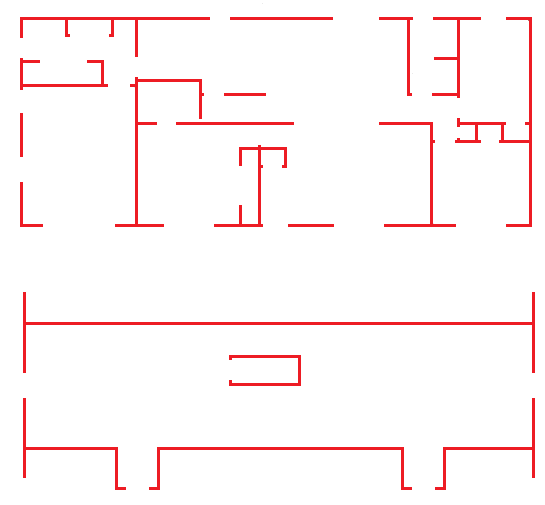
#> input picture FloorPlan/Main/ProcessedImages/House20a.png, 545 x 505 px, found by its file name
$ python Array.py
#> lines starting #> are read from the running program, lines starting #| are printed output that depends on the picture
import matplotlib.pyplot as plt
from PIL import Image
import numpy as np
import os
import subprocess
import sys
from termcolor import colored

print('Getting or installing necessary modules')
#   Inorder for the script to run properly you need all modules below, so make sure they are installed
try:
    import termcolor

    print('module termcolor is installed')
except ModuleNotFoundError:
    subprocess.call([sys.executable, '-m', 'pip', 'install', 'termcolor'])

def StartGettingColumns(new_image):
    print("Start Getting Columns")
    img = Image.open(imgDir)
    img = img.convert("RGB")
    current_line = (0, 0)
    first = False
    found_starting_point = 0
    found_line = False
    w, h = img.width-1, img.height-1
    img.putdata(new_image)

    global count
    global vdivide

    global currentArray
    currentArray = []
    global finishedColumn
    finishedColumn = False

    # Starts at bottom right and goes down to up then moves left
    for x in reversed(range(w)):
        if current_line != (0, 0) and (x > current_line[0] - 2) and found_line:
            found_line = False
        else:
            for y in reversed(range(h)):
                if img.getpixel((x, y)) == (237, 28, 36) and img.getpixel((x - 1, y)) == (237, 28, 36) and img.getpixel((x + 1, y)) == (237, 28, 36) and img.getpixel((x + 1, y - 3)) == (237, 28, 36) and img.getpixel((x - 1, y - 3)) == (237, 28, 36) and found_starting_point == 0:
                    if not first:
                        img.putpixel((x, y - 1), (0, 0, 255))  # Blue
                        first = True
                        found_line = True
                        currentArray.append((x/vdivide,(y-1)/vdivide,0))
                        count +=1
                        #print(currentArray)
                    elif img.getpixel((x - 1, y)) != (0, 0, 255) and img.getpixel((x + 1, y)) != (0, 0, 255):
                        img.putpixel((x, y - 1), (0, 0, 255))  # Blue
                        currentArray.append((x/vdivide,(y-1)/vdivide,0))
                        count += 1
                        #print(currentArray)
                    found_starting_point = 1
                if img.getpixel((x, y)) == (237, 28, 36) and img.getpixel((x - 1, y)) == (237, 28, 36) and img.getpixel((x + 1, y)) == (237, 28, 36) and img.getpixel((x, y - 1)) != (237, 28, 36) and img.getpixel((x, y - 1)) != (0, 0, 255) and img.getpixel((x - 2, y - 1)) != (0, 0, 255) and found_starting_point == 1:
                    img.putpixel((x, y + 1), (0, 255, 0))  # Green
                    found_starting_point = 0
                    currentArray.append((x/vdivide,(y+1)/vdivide,0))
                    count +=1
                    #print(currentArray)
                if y == 3:
                    if found_line:
                        first = False
                        CheckArrayIndex()
                        currentArray.clear()

    finishedColumn = True
    img.convert("RGB").save('C:/Users/zpmas/Building/HouseC.png', "PNG")
    StartGettingRows(img, new_image)

def StartGettingRows(img, new_image):
    print("Start Getting Rows")
    #mg = Image.open('C:/Users/zpmas/Building/House1.PNG')
    currentLine = (0, 0)
    first = False
    foundStartingPoint = 0
    foundLine = False
    w, h = img.width-1, img.height-1
    img.putdata(new_image)

    global count
    global vdivide

    # Starts at bottom right and goes right to left then moves up
    for y in reversed(range(h)):
        if currentLine != (0, 0) and (y > currentLine[1] - 2) and foundLine:
            foundLine = False
        else:
            for x in reversed(range(w)):
                if img.getpixel((x, y)) == (237, 28, 36) and img.getpixel((x, y-1)) == (237, 28, 36) and img.getpixel((x, y+1)) == (237, 28, 36) and img.getpixel((x-3, y +1)) == (237, 28, 36) and img.getpixel((x - 3, y - 1)) == (237, 28, 36) and foundStartingPoint == 0:  # if the pixel is red mark it as found
                    if first == False:
                        img.putpixel((x-1, y), (0, 0, 255))  # blue
                        first = True
                        foundLine = True
                        currentArray.append(((x-1)/vdivide,y/vdivide,0))
                        count +=1
                    elif img.getpixel((x-1, y)) != (0, 0, 255) and img.getpixel((x+1, y)) != (0, 0, 255):
                        img.putpixel((x-1, y), (0, 0, 255))  # blue
                        currentArray.append(((x-1)/vdivide,y/vdivide,0))
                        count +=1
                    foundStartingPoint = 1
                if img.getpixel((x, y)) == (237, 28, 36) and img.getpixel((x, y-1)) == (237, 28, 36) and img.getpixel((x, y+1)) == (237, 28, 36) and img.getpixel((x-1, y)) != (237, 28, 36) and img.getpixel((x-1, y)) != (0, 0, 255) and img.getpixel((x - 1, y - 2)) != (0, 0, 255) and foundStartingPoint == 1:
                    img.putpixel((x+1, y), (0, 255, 0))  # green
                    foundStartingPoint = 0
                    currentArray.append(((x+1)/vdivide,y/vdivide,0))
                    count +=1
                if x == 3:
                    if foundLine:
                        first = False
                        currentLine = (x, y)
                        CheckArrayIndex()
                        currentArray.clear()
    img.save('C:/Users/zpmas/Building/HouseR.png', "PNG")
    #plt.imshow(img)
    #plt.show()
    set_red_to_transparent()

def CombineImages():
    print("Combine Images")
    overlay_image_path = Image.open('C:/Users/zpmas/Building/HouseR.png')
    Main_image_path = Image.open('C:/Users/zpmas/Building/HouseC.png')
    combined = Image.alpha_composite(overlay_image_path.convert('RGBA'),Main_image_path.convert('RGBA'))
    combined.convert("RGBA").save('C:/Users/zpmas/Building/HouseFinal.png', "PNG")
    os.remove('C:/Users/zpmas/Building/HouseR.png') # Row output image
    os.remove('C:/Users/zpmas/Building/HouseC.png') # Column ouput image
    print("FINISHED")

def set_red_to_transparent():
    print("Set red to Transparent")

    #Set Row values Transparency
    print("Setting Row Image Transparent")
    img = Image.open('C:/Users/zpmas/Building/HouseR.png')
    rgba = img.convert("RGBA")
    datas = rgba.getdata()

    newData = []
    for item in datas:
        # Check if the pixel is close to red
        if item[0] in list(range(238, 256)) or item[1] not in list(range(0, 30)) or item[2] not in list(range(30,50)): # only leave red
            # Store a transparent value when we find a red-like color
            newData.append(item)  # Other colors remain unchanged
        else:
            newData.append((255, 255, 255, 0))


    rgba.putdata(newData)
    rgba.save("C:/Users/zpmas/Building/HouseR.png", "PNG")

    #Set Column values Transparency
    print("Setting Column Image Transparent")
    img2 = Image.open('C:/Users/zpmas/Building/HouseC.png')
    rgba = img2.convert("RGBA")
    datas = rgba.getdata()
    newData = []
    for item in datas:
        # Check if the pixel is close to red
        if item[0] in list(range(238, 256)) or item[1] not in list(range(0, 30)) or item[2] not in list(range(30,50)): # remove only red
            # Store a transparent value when we find a red-like color
            newData.append(item)  # Other colors remain unchanged
        else:
            newData.append((255, 255, 255, 0))

    rgba.putdata(newData)
    rgba.save("C:/Users/zpmas/Building/HouseC.png", "PNG")
    CombineImages()


def StartImageProcess():
    if(ResetPointFiles()):
        img = Image.open(imgDir)
#> img is the input picture: PIL image 545x505 RGBA; mean R, G, B, A 254.2, 245.2, 245.5, 255
        img = img.convert("RGBA")
        d = img.getdata()
        new_image = []
        for item in d:
            if item[0] in list(range(238, 256)) or item[1] not in list(range(0, 30)) or item[2] not in list(range(30,50)): # only leave red
                new_image.append((255, 255, 255, 0))
            else:
                new_image.append(item)
#> after the loop, new_image = 275225 items
        #plt.imshow(img)
        #plt.show()

        StartGettingColumns(new_image)
#> after the loop in StartGettingColumns, `for x in reversed(range(w)):`: count = 66; currentArray = []; found_line = True; found_starting_point = 0
#> after the loop in StartGettingRows, `for y in reversed(range(h)):`: count = 154; foundLine = False; foundStartingPoint = 0
#> after the loop in set_red_to_transparent, `for item in datas:`: newData = 275225 items
#> in set_red_to_transparent, `rgba.putdata(newData)`:
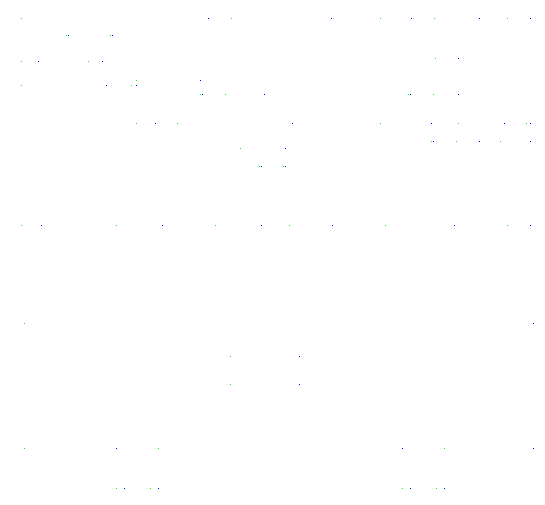
#> rgba: PIL image 545x505 RGBA; mean R, G, B, A 254.9, 255, 255, 244.1; transparent parts drawn white

def CheckArrayIndex():
    if len(currentArray) != 0:
        if(not finishedColumn):
            colunmnFile =  open("C:/Users/zpmas/Building/ColumnValues.txt", "a+")
            colunmnFile.write(str(currentArray).strip("[]") + "\n")
        else:
            rowFile =  open("C:/Users/zpmas/Building/RowValues.txt", "a+")
            rowFile.write(str(currentArray).strip("[]")+ "\n")


def ResetPointFiles():
    print("Deleting Old Point Files")
    if os.path.exists("C:/Users/zpmas/Building/ColumnValues.txt"):
        with open("C:/Users/zpmas/Building/ColumnValues.txt") as f:
            f.close()
        os.remove("C:/Users/zpmas/Building/ColumnValues.txt")
    if os.path.exists("C:/Users/zpmas/Building/RowValues.txt"):
        with open("C:/Users/zpmas/Building/RowValues.txt") as f:
            f.close()
        os.remove("C:/Users/zpmas/Building/RowValues.txt")
    if os.path.exists(imgDir):
        return True
    else:
        print(colored(f"File Does not exist:{imgDir}",'red'))
        return False


count = 0
vdivide = 10
imgDir = 'C:/Users/zpmas/Building/House20a.png'
StartImageProcess()

# \((.*?)\) capture everthing inside "()"

$ run again, with FloorPlan/Testing/Images/House1.PNG copied over FloorPlan/Main/ProcessedImages/House20a.png
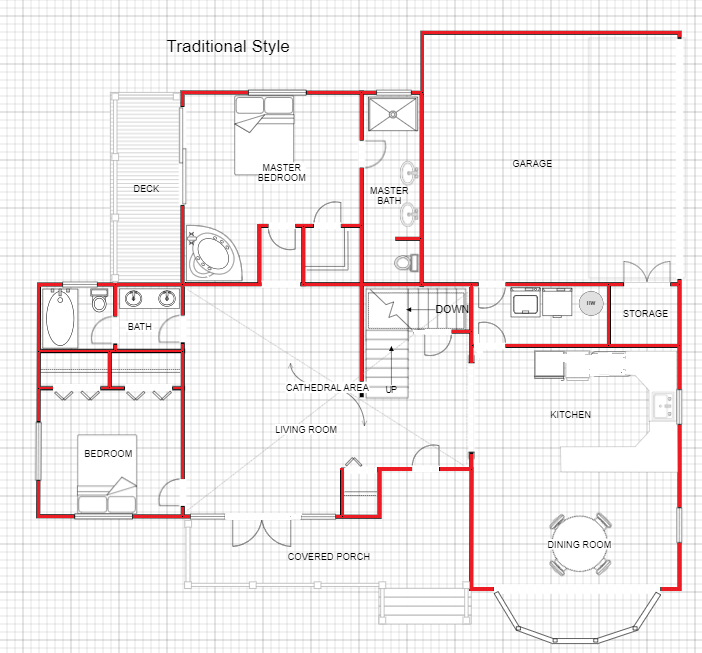
#> input picture FloorPlan/Testing/Images/House1.PNG, 702 x 653 px, found by its file name
#> in StartImageProcess, img is the input picture: PIL image 702x653 RGBA; mean R, G, B, A 242.3, 237.8, 238, 255
#> the loop in StartImageProcess, `for item in d:` made 458406 passes
#> item on passes 1 to 3: (242, 242, 242, 255), (242, 242, 242, 255), (242, 242, 242, 255)
#> after the loop in StartImageProcess, `for item in d:`: new_image = 458406 items
#> in StartGettingColumns, `img.putdata(new_image)`:
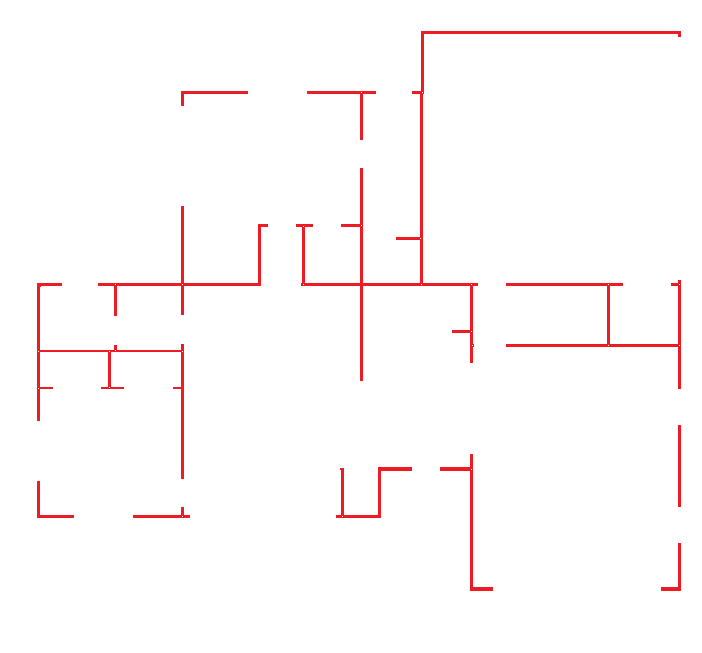
#> img: PIL image 702x653 RGB; mean R, G, B 254.6, 250.1, 250.3
#> after the loop in StartGettingColumns, `for x in reversed(range(w)):`: count = 262; currentArray = []; found_line = True; found_starting_point = 0
#> after the loop in StartGettingRows, `for y in reversed(range(h)):`: count = 308; foundLine = False; foundStartingPoint = 0
#> after the loop in set_red_to_transparent, `for item in datas:`: newData = 458406 items
